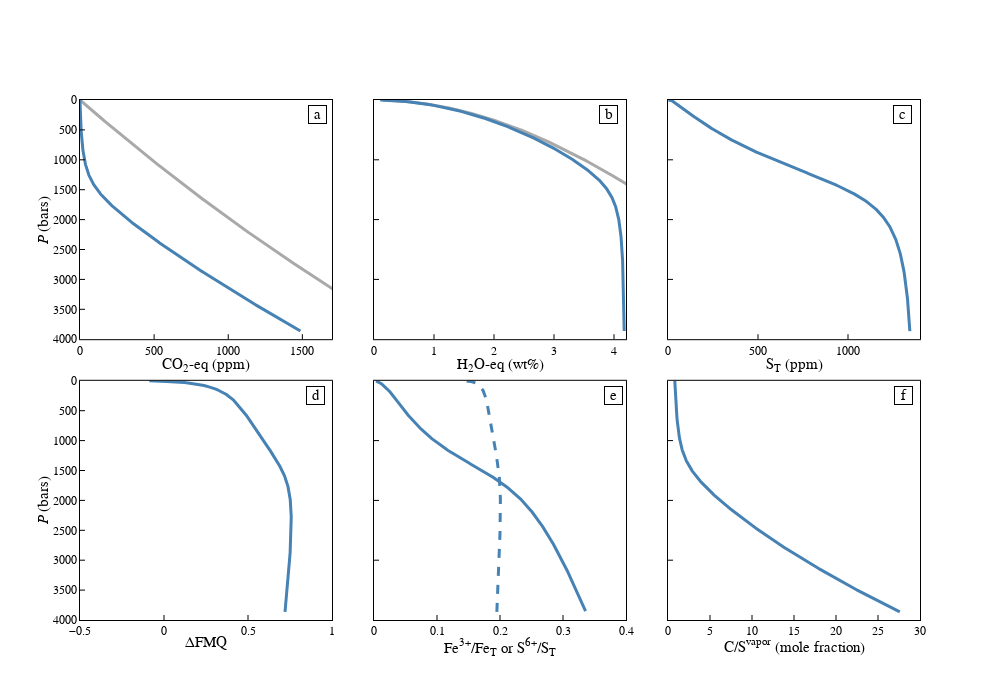

This figure's notebook cell:
### Code cell
### saturation pressure

fig = make_subplots(rows=2, cols=3,
                   shared_yaxes = True, shared_xaxes = False,
                   vertical_spacing=0.08, horizontal_spacing=0.05)
lw = 3
syms = 10
lc1 = "steelblue"

data1 = degas_data
data2 = pure_data
r = 1

# P vs. CO2
c = 1
fig.add_trace(go.Scatter(mode = "lines", x=data2[:,2], y=data2[:,0], line_color = "darkgrey", line_width = lw, 
                         line_dash = "solid"), row = r, col = c)
fig.add_trace(go.Scatter(mode = "lines", x=data1[2:,104], y=data1[2:,0], line_color = "steelblue", line_width = lw, 
                         line_dash = "solid"), row = r, col = c)
fig.update_xaxes(range = [0,1700], dtick = 500, title = "CO<sub>2</sub>-eq (ppm)", row = r, col = c)
fig.update_yaxes(range = [4000,0], dtick = 500, title = "<i>P</i> (bars)", row = r, col = c)
fig.add_annotation(x=1600, y=250,text="a",showarrow=False, bordercolor = "black", bgcolor="white",
                   width=15, height=15,font=dict(color="black",size=15),textangle=0,  row = r, col = c)

# P vs. H2O
c = 2
fig.add_trace(go.Scatter(mode = "lines", x=data2[:,1], y=data2[:,0], line_color = "darkgrey", line_width = lw, 
                         line_dash = "solid"), row = r, col = c)
fig.add_trace(go.Scatter(mode = "lines", x=data1[2:,105], y=data1[2:,0], line_color = "steelblue", line_width = lw, 
                         line_dash = "solid"), row = r, col = c)
fig.update_xaxes(range = [0,4.2], dtick = 1, title = "H<sub>2</sub>O-eq (wt%)", row = r, col = c)
fig.add_annotation(x=3.9, y=250,text="b",showarrow=False, bordercolor = "black", bgcolor="white",
                   width=15, height=15,font=dict(color="black",size=15),textangle=0,  row = r, col = c)

# P vs. S
c = 3
fig.add_trace(go.Scatter(mode = "lines", x=data1[2:,106], y=data1[2:,0], line_color = "steelblue", line_width = lw, 
                         line_dash = "solid"), row = r, col = c)
fig.update_xaxes(range = [0,1400], dtick =500, title = "S<sub>T</sub> (ppm)", row = r, col = c)
fig.add_annotation(x=1300, y=250,text="c",showarrow=False, bordercolor = "black", bgcolor="white",
                   width=15, height=15,font=dict(color="black",size=15),textangle=0,  row = r, col = c)

r = 2

# P vs. FMQ
c = 1
fig.add_trace(go.Scatter(mode = "lines", x=data1[2:,35], y=data1[2:,0], line_color = "steelblue", line_width = lw, 
                         line_dash = "solid"), row = r, col = c)
fig.update_xaxes(range = [-0.5,1], dtick = 0.5, title = "\u0394FMQ", row = r, col = c)
fig.update_yaxes(range = [4000,0], dtick = 500, title = "<i>P</i> (bars)", row = r, col = c)
fig.add_annotation(x=0.9, y=250,text="d",showarrow=False, bordercolor = "black", bgcolor="white",
                   width=15, height=15,font=dict(color="black",size=15),textangle=0,  row = r, col = c)

# P vs. S and Fe
c = 2
fig.add_trace(go.Scatter(mode = "lines", x=data1[3:,34], y=data1[3:,0], line_color = "steelblue", line_width = lw, 
                         line_dash = "solid"), row = r, col = c)
fig.add_trace(go.Scatter(mode = "lines", x=data1[2:,32], y=data1[2:,0], line_color = "steelblue", line_width = lw, 
                         line_dash = "dash"), row = r, col = c)
fig.update_xaxes(range = [0,0.4], dtick = 0.1, title = "Fe<sup>3+</sup>/Fe<sub>T</sub> or S<sup>6+</sup>/S<sub>T</sub>", row = r, col = c)
fig.add_annotation(x=0.38, y=250,text="e",showarrow=False, bordercolor = "black", bgcolor="white",
                   width=15, height=15,font=dict(color="black",size=15),textangle=0,  row = r, col = c)

# P vs. CS
c = 3
fig.add_trace(go.Scatter(mode = "lines", x=data1[2:,14], y=data1[2:,0], line_color = "steelblue", line_width = lw, 
                         line_dash = "solid"), row = r, col = c)
fig.update_xaxes(range = [0,30], dtick = 5, title = "C/S<sup>vapor</sup> (mole fraction)", row = r, col = c)
fig.add_annotation(x=28, y=250,text="f",showarrow=False, bordercolor = "black", bgcolor="white",
                   width=15, height=15,font=dict(color="black",size=15),textangle=0,  row = r, col = c)


fig.update_layout(height=700, width=1000, plot_bgcolor='rgb(255,255,255)' , showlegend = False)

fig.update_xaxes(showline=True, linewidth=1, linecolor='black', mirror=True, 
                 ticks="inside", ticklen=5, title_standoff = 0, tickcolor="black",
                 title_font=dict(size=15, family='Helvetica', color='black'), 
                 tickfont=dict(family='Helvetica', color='black', size=12))
fig.update_yaxes(showline=True, linewidth=1, linecolor='black', mirror=True, 
                 ticks="inside", ticklen=5, title_standoff = 0, tickcolor="black",
                title_font=dict(size=15, family='Helvetica', color='black'), 
                 tickfont=dict(family='Helvetica', color='black', size=12))

fig.update_layout(font_family="Helvetica",font_color="black")

fig.show()
#fig.write_image("fig3.svg")

### Figure 1 — Plotly figure (JSON) as saved in the notebook; plotly's stock layout.template omitted (floating-point values rounded to 4 significant figures; data arrays with more than 128 entries replaced by an {"elided": "..."} marker saying what was removed)
{"data": [{"line": {"color": "darkgrey", "dash": "solid", "width": 3}, "mode": "lines", "type": "scatter", "x": {"elided": "4999 float values"}, "xaxis": "x", "y": {"elided": "4999 int values"}, "yaxis": "y"}, {"line": {"color": "steelblue", "dash": "solid", "width": 3}, "mode": "lines", "type": "scatter", "x": {"elided": "387 str values"}, "xaxis": "x", "y": {"elided": "387 str values"}, "yaxis": "y"}, {"line": {"color": "darkgrey", "dash": "solid", "width": 3}, "mode": "lines", "type": "scatter", "x": {"elided": "4999 float values"}, "xaxis": "x2", "y": {"elided": "4999 int values"}, "yaxis": "y2"}, {"line": {"color": "steelblue", "dash": "solid", "width": 3}, "mode": "lines", "type": "scatter", "x": {"elided": "387 str values"}, "xaxis": "x2", "y": {"elided": "387 str values"}, "yaxis": "y2"}, {"line": {"color": "steelblue", "dash": "solid", "width": 3}, "mode": "lines", "type": "scatter", "x": {"elided": "387 str values"}, "xaxis": "x3", "y": {"elided": "387 str values"}, "yaxis": "y3"}, {"line": {"color": "steelblue", "dash": "solid", "width": 3}, "mode": "lines", "type": "scatter", "x": {"elided": "387 str values"}, "xaxis": "x4", "y": {"elided": "387 str values"}, "yaxis": "y4"}, {"line": {"color": "steelblue", "dash": "solid", "width": 3}, "mode": "lines", "type": "scatter", "x": {"elided": "386 str values"}, "xaxis": "x5", "y": {"elided": "386 str values"}, "yaxis": "y5"}, {"line": {"color": "steelblue", "dash": "dash", "width": 3}, "mode": "lines", "type": "scatter", "x": {"elided": "387 str values"}, "xaxis": "x5", "y": {"elided": "387 str values"}, "yaxis": "y5"}, {"line": {"color": "steelblue", "dash": "solid", "width": 3}, "mode": "lines", "type": "scatter", "x": {"elided": "387 str values"}, "xaxis": "x6", "y": {"elided": "387 str values"}, "yaxis": "y6"}], "layout": {"annotations": [{"bgcolor": "white", "bordercolor": "black", "font": {"color": "black", "size": 15}, "height": 15, "showarrow": false, "text": "a", "textangle": 0, "width": 15, "x": 1600, "xref": "x", "y": 250, "yref": "y"}, {"bgcolor": "white", "bordercolor": "black", "font": {"color": "black", "size": 15}, "height": 15, "showarrow": false, "text": "b", "textangle": 0, "width": 15, "x": 3.9, "xref": "x2", "y": 250, "yref": "y2"}, {"bgcolor": "white", "bordercolor": "black", "font": {"color": "black", "size": 15}, "height": 15, "showarrow": false, "text": "c", "textangle": 0, "width": 15, "x": 1300, "xref": "x3", "y": 250, "yref": "y3"}, {"bgcolor": "white", "bordercolor": "black", "font": {"color": "black", "size": 15}, "height": 15, "showarrow": false, "text": "d", "textangle": 0, "width": 15, "x": 0.9, "xref": "x4", "y": 250, "yref": "y4"}, {"bgcolor": "white", "bordercolor": "black", "font": {"color": "black", "size": 15}, "height": 15, "showarrow": false, "text": "e", "textangle": 0, "width": 15, "x": 0.38, "xref": "x5", "y": 250, "yref": "y5"}, {"bgcolor": "white", "bordercolor": "black", "font": {"color": "black", "size": 15}, "height": 15, "showarrow": false, "text": "f", "textangle": 0, "width": 15, "x": 28, "xref": "x6", "y": 250, "yref": "y6"}], "font": {"color": "black", "family": "Helvetica"}, "height": 700, "plot_bgcolor": "rgb(255,255,255)", "showlegend": false, "width": 1000, "xaxis": {"anchor": "y", "domain": [0, 0.3], "dtick": 500, "linecolor": "black", "linewidth": 1, "mirror": true, "range": [0, 1700], "showline": true, "tickcolor": "black", "tickfont": {"color": "black", "family": "Helvetica", "size": 12}, "ticklen": 5, "ticks": "inside", "title": {"font": {"color": "black", "family": "Helvetica", "size": 15}, "standoff": 0, "text": "CO<sub>2</sub>-eq (ppm)"}}, "xaxis2": {"anchor": "y2", "domain": [0.35, 0.65], "dtick": 1, "linecolor": "black", "linewidth": 1, "mirror": true, "range": [0, 4.2], "showline": true, "tickcolor": "black", "tickfont": {"color": "black", "family": "Helvetica", "size": 12}, "ticklen": 5, "ticks": "inside", "title": {"font": {"color": "black", "family": "Helvetica", "size": 15}, "standoff": 0, "text": "H<sub>2</sub>O-eq (wt%)"}}, "xaxis3": {"anchor": "y3", "domain": [0.7, 1], "dtick": 500, "linecolor": "black", "linewidth": 1, "mirror": true, "range": [0, 1400], "showline": true, "tickcolor": "black", "tickfont": {"color": "black", "family": "Helvetica", "size": 12}, "ticklen": 5, "ticks": "inside", "title": {"font": {"color": "black", "family": "Helvetica", "size": 15}, "standoff": 0, "text": "S<sub>T</sub> (ppm)"}}, "xaxis4": {"anchor": "y4", "domain": [0, 0.3], "dtick": 0.5, "linecolor": "black", "linewidth": 1, "mirror": true, "range": [-0.5, 1], "showline": true, "tickcolor": "black", "tickfont": {"color": "black", "family": "Helvetica", "size": 12}, "ticklen": 5, "ticks": "inside", "title": {"font": {"color": "black", "family": "Helvetica", "size": 15}, "standoff": 0, "text": "ΔFMQ"}}, "xaxis5": {"anchor": "y5", "domain": [0.35, 0.65], "dtick": 0.1, "linecolor": "black", "linewidth": 1, "mirror": true, "range": [0, 0.4], "showline": true, "tickcolor": "black", "tickfont": {"color": "black", "family": "Helvetica", "size": 12}, "ticklen": 5, "ticks": "inside", "title": {"font": {"color": "black", "family": "Helvetica", "size": 15}, "standoff": 0, "text": "Fe<sup>3+</sup>/Fe<sub>T</sub> or S<sup>6+</sup>/S<sub>T</sub>"}}, "xaxis6": {"anchor": "y6", "domain": [0.7, 1], "dtick": 5, "linecolor": "black", "linewidth": 1, "mirror": true, "range": [0, 30], "showline": true, "tickcolor": "black", "tickfont": {"color": "black", "family": "Helvetica", "size": 12}, "ticklen": 5, "ticks": "inside", "title": {"font": {"color": "black", "family": "Helvetica", "size": 15}, "standoff": 0, "text": "C/S<sup>vapor</sup> (mole fraction)"}}, "yaxis": {"anchor": "x", "domain": [0.54, 1], "dtick": 500, "linecolor": "black", "linewidth": 1, "mirror": true, "range": [4000, 0], "showline": true, "tickcolor": "black", "tickfont": {"color": "black", "family": "Helvetica", "size": 12}, "ticklen": 5, "ticks": "inside", "title": {"font": {"color": "black", "family": "Helvetica", "size": 15}, "standoff": 0, "text": "<i>P</i> (bars)"}}, "yaxis2": {"anchor": "x2", "domain": [0.54, 1], "linecolor": "black", "linewidth": 1, "matches": "y", "mirror": true, "showline": true, "showticklabels": false, "tickcolor": "black", "tickfont": {"color": "black", "family": "Helvetica", "size": 12}, "ticklen": 5, "ticks": "inside", "title": {"font": {"color": "black", "family": "Helvetica", "size": 15}, "standoff": 0}}, "yaxis3": {"anchor": "x3", "domain": [0.54, 1], "linecolor": "black", "linewidth": 1, "matches": "y", "mirror": true, "showline": true, "showticklabels": false, "tickcolor": "black", "tickfont": {"color": "black", "family": "Helvetica", "size": 12}, "ticklen": 5, "ticks": "inside", "title": {"font": {"color": "black", "family": "Helvetica", "size": 15}, "standoff": 0}}, "yaxis4": {"anchor": "x4", "domain": [0, 0.46], "dtick": 500, "linecolor": "black", "linewidth": 1, "mirror": true, "range": [4000, 0], "showline": true, "tickcolor": "black", "tickfont": {"color": "black", "family": "Helvetica", "size": 12}, "ticklen": 5, "ticks": "inside", "title": {"font": {"color": "black", "family": "Helvetica", "size": 15}, "standoff": 0, "text": "<i>P</i> (bars)"}}, "yaxis5": {"anchor": "x5", "domain": [0, 0.46], "linecolor": "black", "linewidth": 1, "matches": "y4", "mirror": true, "showline": true, "showticklabels": false, "tickcolor": "black", "tickfont": {"color": "black", "family": "Helvetica", "size": 12}, "ticklen": 5, "ticks": "inside", "title": {"font": {"color": "black", "family": "Helvetica", "size": 15}, "standoff": 0}}, "yaxis6": {"anchor": "x6", "domain": [0, 0.46], "linecolor": "black", "linewidth": 1, "matches": "y4", "mirror": true, "showline": true, "showticklabels": false, "tickcolor": "black", "tickfont": {"color": "black", "family": "Helvetica", "size": 12}, "ticklen": 5, "ticks": "inside", "title": {"font": {"color": "black", "family": "Helvetica", "size": 15}, "standoff": 0}}}}
